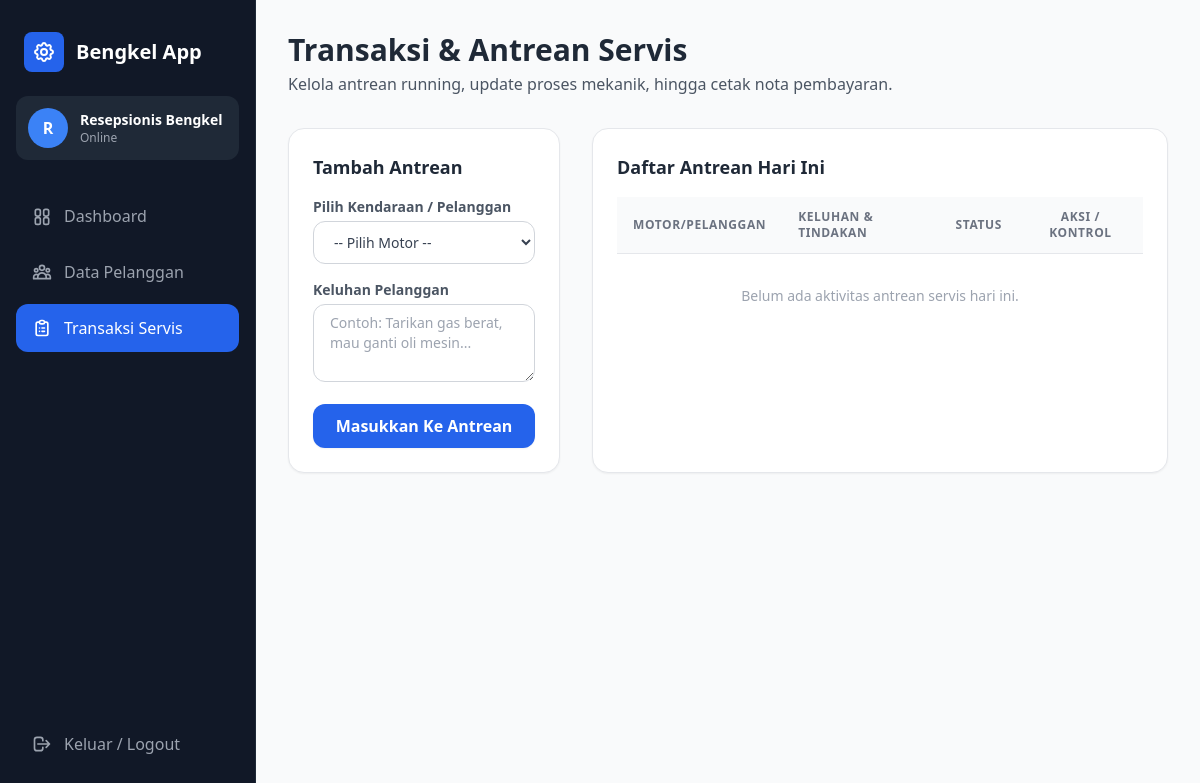
The app's page /transaksi.php (signed in), older data.
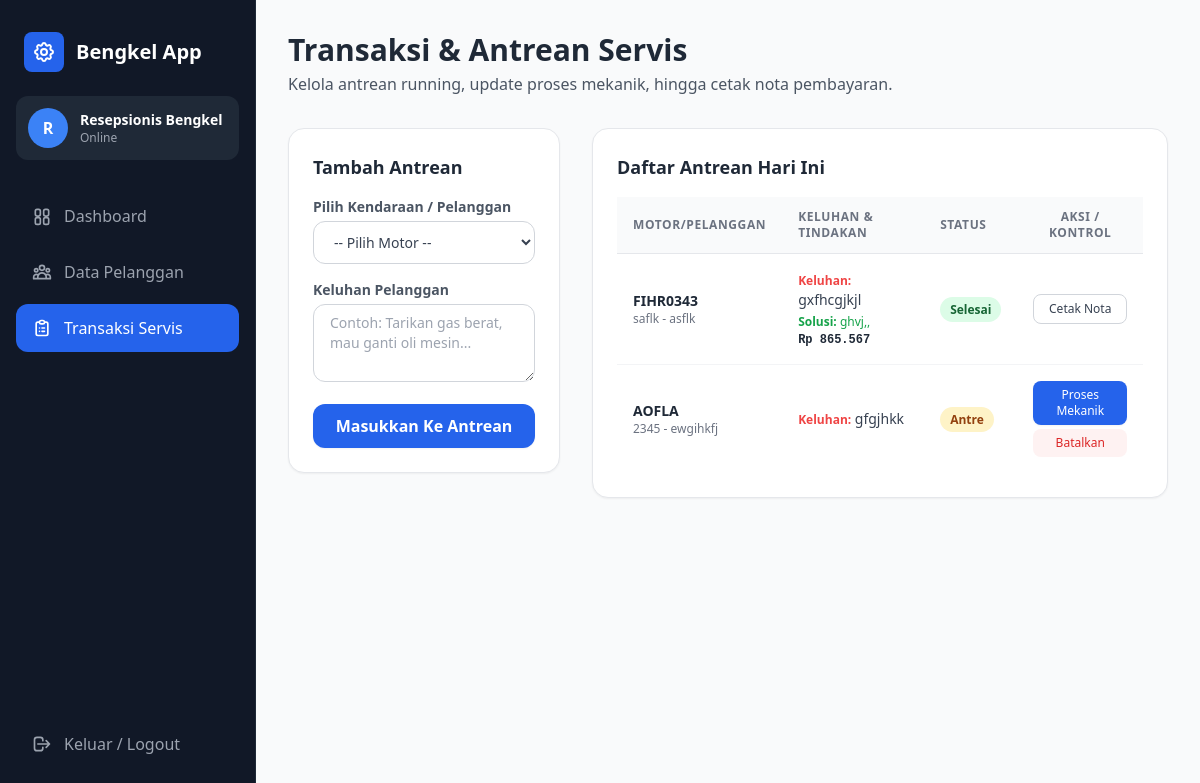
The same page, newer data.
### tables this page shows
CREATE TABLE `table_servis` (
  `id_servis` int(11) NOT NULL,
  `id_kendaraan` int(11) NOT NULL,
  `tanggal_servis` date NOT NULL,
  `keluhan` text NOT NULL,
  `tindakan_mekanik` text DEFAULT NULL,
  `status_servis` enum('Antre','Diproses','Selesai') NOT NULL,
  `total_biaya` int(11) NOT NULL
);

CREATE TABLE `table_kendaraan` (
  `id_kendaraan` int(11) NOT NULL,
  `id_pelanggan` int(11) NOT NULL,
  `no_plat` varchar(15) NOT NULL,
  `merk_tipe` varchar(25) NOT NULL,
  `tahun_keluaran` year(4) NOT NULL
);

CREATE TABLE `table_pelanggan` (
  `id_pelanggan` int(11) NOT NULL,
  `nama_pelanggan` varchar(25) NOT NULL,
  `no_hp` varchar(15) NOT NULL
);

### transaksi.php (the view, shortened to what this page needs)
<?php
include 'components/header.php';
$hari_ini = date('Y-m-d');
?>
<!DOCTYPE html>
<html lang="en">
<head>
    <script src="https://cdn.tailwindcss.com"></script>
</head>
<body class="bg-gray-50 font-sans antialiased">
    <?php include 'components/sidebar.php'; ?>
    <div class="pl-64">
        <div class="max-w-7xl mx-auto px-8 py-8">
            <header class="mb-8">
                <h1 class="text-3xl font-bold text-gray-800">Transaksi & Antrean Servis</h1>
                <p class="text-gray-600 mt-1">Kelola antrean running, update proses mekanik, hingga cetak nota pembayaran.</p>
            </header>
            <div class="grid grid-cols-1 lg:grid-cols-3 gap-8">
                <div class="bg-white p-6 rounded-2xl border border-gray-200 shadow-sm h-fit">
                    <h2 class="text-lg font-bold text-gray-800 mb-4">Tambah Antrean</h2>
                    <form action="" method="POST" class="space-y-4">
                        <div>
                            <label class="block text-sm font-semibold text-gray-600 mb-1">Pilih Kendaraan / Pelanggan</label>
                            <select name="id_kendaraan" required class="w-full px-4 py-2.5 border border-gray-300 rounded-xl focus:ring-2 focus:ring-blue-500 outline-none bg-white text-gray-700 text-sm">
                                <option value="">-- Pilih Motor --</option>
                            </select>
                        </div>
                        <div>
                            <label class="block text-sm font-semibold text-gray-600 mb-1">Keluhan Pelanggan</label>
                            <textarea name="keluhan" rows="3" placeholder="Contoh: Tarikan gas berat, mau ganti oli mesin..." required
                                class="w-full px-4 py-2 border border-gray-300 rounded-xl focus:ring-2 focus:ring-blue-500 outline-none text-gray-700 text-sm transition"></textarea>
                        </div>
                        <button type="submit" name="tambah_antrean" class="w-full bg-blue-600 hover:bg-blue-700 text-white font-semibold py-2.5 rounded-xl transition shadow-sm">
                            Masukkan Ke Antrean
                        </button>
                    </form>
                </div>
                <div class="lg:col-span-2 bg-white p-6 rounded-2xl border border-gray-200 shadow-sm">
                    <h2 class="text-lg font-bold text-gray-800 mb-4">Daftar Antrean Hari Ini</h2>
                    <div class="overflow-x-auto">
                        <table class="w-full text-left border-collapse">
                            <thead>
                                <tr class="bg-gray-50 border-b border-gray-200 text-gray-500 text-xs font-bold uppercase tracking-wider">
                                    <th class="py-3 px-4">Motor/Pelanggan</th>
                                    <th class="py-3 px-4">Keluhan & Tindakan</th>
                                    <th class="py-3 px-4">Status</th>
                                    <th class="py-3 px-4 text-center">Aksi / Kontrol</th>
                                </tr>
                            </thead>
                            <tbody class="text-gray-600 text-sm divide-y divide-gray-100">
                                <?php
                                $query_servis = mysqli_query($conn, "SELECT * FROM table_servis
                                    JOIN table_kendaraan ON table_servis.id_kendaraan = table_kendaraan.id_kendaraan
                                    JOIN table_pelanggan ON table_kendaraan.id_pelanggan = table_pelanggan.id_pelanggan
                                    WHERE table_servis.tanggal_servis = '$hari_ini'
                                    ORDER BY table_servis.id_servis DESC");
                                if (mysqli_num_rows($query_servis) > 0) {
                                    while ($s = mysqli_fetch_assoc($query_servis)) {
                                        ?>
                                        <tr class="hover:bg-gray-50/50 transition">
                                            <td class="py-4 px-4">
                                                <div class="font-bold text-gray-800"><?= $s['no_plat']; ?></div>
                                                <div class="text-xs text-gray-500"><?= $s['merk_tipe']; ?> - <?= $s['nama_pelanggan']; ?></div>
                                            </td>
                                            <td class="py-4 px-4 max-w-xs">
                                                <div class="text-gray-700"><span class="font-semibold text-xs text-red-500">Keluhan:</span> <?= $s['keluhan']; ?></div>
                                                <?php if(!empty($s['tindakan_mekanik'])): ?>
                                                    <div class="text-xs text-green-600 mt-1"><span class="font-semibold">Solusi:</span> <?= $s['tindakan_mekanik']; ?></div>
                                                    <div class="text-xs font-mono font-bold text-gray-800 mt-0.5">Rp <?= number_format($s['total_biaya'],0,',','.'); ?></div>
                                                <?php endif; ?>
                                            </td>
                                            <td class="py-4 px-4">
                                                <?php if($s['status_servis'] == 'Antre'): ?>
                                                    <span class="bg-amber-100 text-amber-800 px-2.5 py-1 rounded-full text-xs font-semibold">Antre</span>
                                                <?php elseif($s['status_servis'] == 'Diproses'): ?>
                                                    <span class="bg-blue-100 text-blue-800 px-2.5 py-1 rounded-full text-xs font-semibold">Diproses</span>
                                                <?php else: ?>
                                                    <span class="bg-green-100 text-green-800 px-2.5 py-1 rounded-full text-xs font-semibold">Selesai</span>
                                                <?php endif; ?>
                                            </td>
                                            <td class="py-4 px-4 text-center space-y-1">
                                                <?php if($s['status_servis'] == 'Antre'): ?>
                                                    <a href="transaksi.php?aksi=proses&id=<?= $s['id_servis']; ?>" class="block w-full bg-blue-600 hover:bg-blue-700 text-white text-xs px-3 py-1.5 rounded-lg font-medium transition shadow-sm text-center">
                                                        Proses Mekanik
                                                    </a>
                                                    <a href="transaksi.php?aksi=hapus_servis&id=<?= $s['id_servis']; ?>" onclick="return confirm('Batalkan antrean servis ini?')" class="block w-full bg-red-50 text-red-600 hover:bg-red-600 hover:text-white text-xs px-3 py-1.5 rounded-lg font-medium transition text-center">
                                                         Batalkan
                                                    </a>
                                                <?php elseif($s['status_servis'] == 'Diproses'): ?>
                                                    <button onclick="bukaModal(<?= $s['id_servis']; ?>)" class="w-full bg-green-600 hover:bg-green-700 text-white text-xs px-3 py-1.5 rounded-lg font-medium transition shadow-sm">
                                                        Selesai Servis
                                                    </button>
                                                <?php else: ?>
                                                    <a href="cetak_nota.php?id=<?= $s['id_servis']; ?>" target="_blank" class="w-full border border-gray-300 hover:bg-gray-100 text-gray-700 text-xs px-3 py-1.5 rounded-lg font-medium transition inline-flex items-center justify-center gap-1">
                                                         Cetak Nota
                                                    </a>
                                                <?php endif; ?>
                                            </td>
                                        </tr>
                                        <?php
                                    }
                                } else {
                                    echo '<tr><td colspan="4" class="py-8 text-center text-gray-400">Belum ada aktivitas antrean servis hari ini.</td></tr>';
                                }
                                ?>
                            </tbody>
                        </table>
                    </div>
                </div>
            </div>
        </div>
    </div>
</body>
</html>

### components/sidebar.php (shortened to what this page needs)
<?php
$current_page = basename($_SERVER['PHP_SELF']);
?>
<div class="flex flex-col w-64 h-screen px-4 py-8 bg-gray-900 border-r border-gray-800 fixed left-0 top-0">
    <div class="flex items-center gap-3 px-2">
        <div class="p-2 bg-blue-600 rounded-lg text-white font-bold">
        </div>
        <span class="text-xl font-bold text-white">Bengkel App</span>
    </div>
    <div class="flex items-center gap-3 mt-6 p-3 bg-gray-800 rounded-xl">
        <div class="w-10 h-10 rounded-full bg-blue-500 flex items-center justify-center text-white font-semibold">
            <?= strtoupper(substr($_SESSION['nama_user'] ?? 'R', 0, 1)); ?>
        </div>
        <div class="overflow-hidden">
            <h4 class="text-sm font-semibold text-white truncate"><?= $_SESSION['nama_user'] ?? 'Resepsionis'; ?></h4>
            <p class="text-xs text-gray-400">Online</p>
        </div>
    </div>
    <div class="flex flex-col justify-between flex-1 mt-8">
        <nav class="space-y-2">
            <a class="flex items-center px-4 py-3 rounded-xl transition duration-200 group <?= $current_page == 'dashboard.php' ? 'bg-blue-600 text-white' : 'text-gray-400 hover:bg-gray-800 hover:text-white' ?>"
               href="dashboard.php">
                <span class="font-medium">Dashboard</span>
            </a>
            <a class="flex items-center px-4 py-3 rounded-xl transition duration-200 group <?= $current_page == 'pelanggan.php' ? 'bg-blue-600 text-white' : 'text-gray-400 hover:bg-gray-800 hover:text-white' ?>"
               href="pelanggan.php">
                <span class="font-medium">Data Pelanggan</span>
            </a>
            <a class="flex items-center px-4 py-3 rounded-xl transition duration-200 group <?= $current_page == 'transaksi.php' ? 'bg-blue-600 text-white' : 'text-gray-400 hover:bg-gray-800 hover:text-white' ?>"
               href="transaksi.php">
                <span class="font-medium">Transaksi Servis</span>
            </a>
        </nav>
        <div>
            <a class="flex items-center px-4 py-3 text-gray-400 rounded-xl hover:bg-red-900/50 hover:text-red-400 transition duration-200"
               href="logout.php" onclick="return confirm('Apakah Anda yakin ingin keluar dari sistem?')">
                <svg xmlns="http://www.w3.org/2000/svg" class="h-5 w-5 mr-3" fill="none" viewBox="0 0 24 24" stroke="currentColor">
                    <path stroke-linecap="round" stroke-linejoin="round" stroke-width="2" d="M17 16l4-4m0 0l-4-4m4 4H7m6 4v1a3 3 0 01-3 3H6a3 3 0 01-3-3V7a3 3 0 013-3h4a3 3 0 013 3v1" />
                </svg>
                <span class="font-medium">Keluar / Logout</span>
            </a>
        </div>
    </div>
</div>

Row changes from the older to the newer data that the page shows:
added table_servis: id_kendaraan.no_plat "FIHR0343", id_kendaraan.merk_tipe "saflk", table_pelanggan.nama_pelanggan "asflk", keluhan "gxfhcgjkjl", tindakan_mekanik "ghvj,,", total_biaya "865.567", status_servis "Selesai"
added table_servis: id_kendaraan.no_plat "AOFLA", id_kendaraan.merk_tipe "2345", table_pelanggan.nama_pelanggan "ewgihkfj", keluhan "gfgjhkk", status_servis "Antre"
Text that changed along with them:
text no longer shown: "Belum ada aktivitas antrean servis hari ini."
